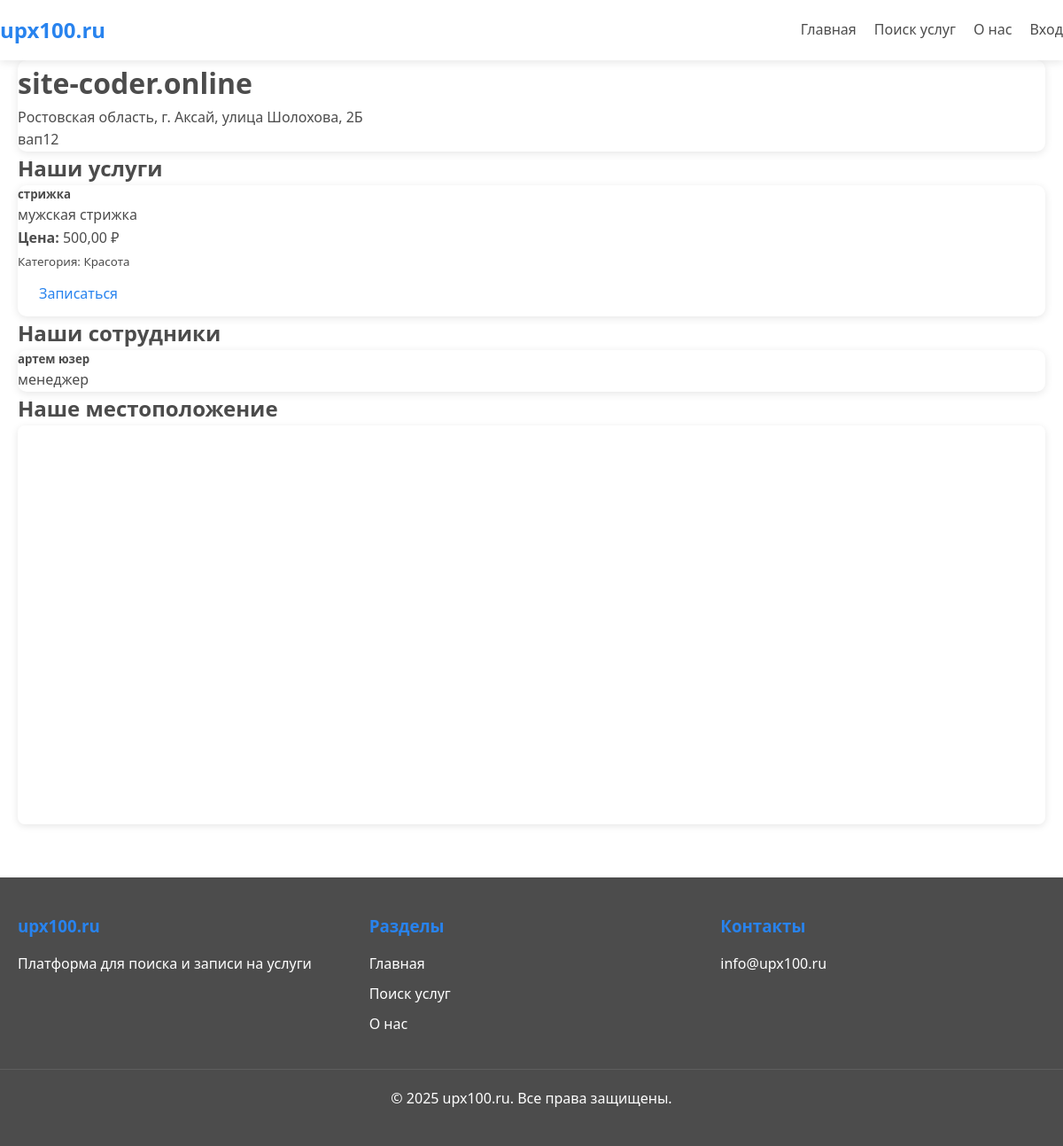
/business/company/3/, run on the app's committed database.
### business/models.py (models this page shows, shortened)
class Company(models.Model):
    owner = models.OneToOneField(settings.AUTH_USER_MODEL, on_delete=models.CASCADE, related_name='company')
    name = models.CharField(max_length=200, verbose_name="Название компании")
    description = models.TextField(blank=True, verbose_name="Описание")
    logo = models.ImageField(upload_to='company_logos/', blank=True, null=True, verbose_name="Логотип")
    photo = models.ImageField(upload_to='company_photos/', blank=True, null=True, verbose_name="Фото компании")
    address = models.CharField(max_length=300, verbose_name="Адрес")
    latitude = models.DecimalField(max_digits=9, decimal_places=6, blank=True, null=True, verbose_name="Широта")
    longitude = models.DecimalField(max_digits=9, decimal_places=6, blank=True, null=True, verbose_name="Долгота")
    phone = models.CharField(max_length=20, blank=True, verbose_name="Телефон")
    email = models.EmailField(blank=True, verbose_name="Email")
    is_verified = models.BooleanField(default=False, verbose_name="Проверена модератором")
    created_at = models.DateTimeField(auto_now_add=True)
    updated_at = models.DateTimeField(auto_now=True)
    class Meta:
        verbose_name = "Компания"
        verbose_name_plural = "Компании"

class Service(models.Model):
    STATUS_CHOICES = [
        ('draft', 'Черновик'),
        ('active', 'Активна'),
        ('inactive', 'Неактивна (неоплата)'),
        ('pending_payment', 'Ожидает оплаты'),
    ]
    company = models.ForeignKey(Company, on_delete=models.CASCADE, related_name='services', verbose_name="Компания")
    category = models.ForeignKey('companies.Category', on_delete=models.SET_NULL, null=True, blank=True,
                                  related_name='business_services', verbose_name="Категория")
    subcategory = models.ForeignKey('companies.Subcategory', on_delete=models.SET_NULL, null=True, blank=True,
                                  related_name='business_services', verbose_name="Подкатегория")
    employees = models.ManyToManyField(Employee, related_name='services', verbose_name="Сотрудники")
    name = models.CharField(max_length=200, verbose_name="Название услуги")
    description = models.TextField(blank=True, verbose_name="Описание")
    price = models.DecimalField(max_digits=10, decimal_places=2, verbose_name="Цена (руб)")
    duration = models.PositiveIntegerField(help_text="Длительность в минутах", verbose_name="Длительность (мин)", null=True, blank=True)
    photo = models.ImageField(upload_to='service_photos/', blank=True, null=True, verbose_name="Фото услуги")
    status = models.CharField(max_length=20, choices=STATUS_CHOICES, default='draft', verbose_name="Статус")
    created_at = models.DateTimeField(auto_now_add=True)
    updated_at = models.DateTimeField(auto_now=True)
    payment_amount = models.DecimalField(max_digits=10, decimal_places=2, default=0, verbose_name="Сумма оплаты (руб/мес)")
    payment_due_date = models.DateTimeField(null=True, blank=True, verbose_name="Дата окончания оплаты")
    last_payment_date = models.DateTimeField(null=True, blank=True, verbose_name="Дата последней оплаты")
    class Meta:
        verbose_name = "Услуга"
        verbose_name_plural = "Услуги"

class Employee(models.Model):
    company = models.ForeignKey(Company, on_delete=models.CASCADE, related_name='employees', verbose_name="Компания")
    user = models.OneToOneField(settings.AUTH_USER_MODEL, on_delete=models.CASCADE, related_name='employee_profile')
    position = models.CharField(max_length=100, blank=True, verbose_name="Должность")
    phone = models.CharField(max_length=20, blank=True, verbose_name="Телефон")
    is_active = models.BooleanField(default=True, verbose_name="Активен")
    created_at = models.DateTimeField(auto_now_add=True)
    class Meta:
        verbose_name = "Сотрудник"
        verbose_name_plural = "Сотрудники"
        unique_together = ['company', 'user']
    @property
    def name(self):
        return self.user.get_full_name() or self.user.email

### companies/models.py (models this page shows, shortened)
class Category(models.Model):
    name = models.CharField(
        max_length=100,
        unique=True,
        verbose_name='Название категории'
    )
    slug = models.SlugField(
        max_length=100,
        unique=True,
        verbose_name='Слаг'
    )
    icon = models.ImageField(
        upload_to='categories/icons/',
        blank=True,
        null=True,
        verbose_name='Иконка'
    )
    created_at = models.DateTimeField(
        auto_now_add=True,
        verbose_name='Дата создания'
    )
    class Meta:
        verbose_name = 'Категория'
        verbose_name_plural = 'Категории'
        ordering = ['name']

### accounts/models.py (models this page shows, shortened)
class User(AbstractBaseUser, PermissionsMixin):
    ROLE_CHOICES = (
        ('admin', 'Администратор'),
        ('entrepreneur', 'Предприниматель'),
        ('employee', 'Сотрудник'),
    )
    email = models.EmailField('Email', unique=True)
    first_name = models.CharField('Имя', max_length=30, blank=True)
    last_name = models.CharField('Фамилия', max_length=30, blank=True)
    phone = models.CharField('Телефон', max_length=20, blank=True)
    role = models.CharField('Роль', max_length=20, choices=ROLE_CHOICES, default='entrepreneur')
    is_staff = models.BooleanField('Статус сотрудника', default=False)
    is_active = models.BooleanField('Активен', default=True)
    date_joined = models.DateTimeField('Дата регистрации', default=timezone.now)
    objects = UserManager()
    USERNAME_FIELD = 'email'
    REQUIRED_FIELDS = []
    class Meta:
        verbose_name = 'Пользователь'
        verbose_name_plural = 'Пользователи'
    def get_full_name(self):
        return f"{self.first_name} {self.last_name}".strip() or self.email

### business/views.py (the view)
# urls.py: path('company/<int:company_id>/', views.company_public_profile_view, name='company_public_profile'),
def company_public_profile_view(request, company_id):
    company = get_object_or_404(Company, pk=company_id, is_verified=True)
    services = company.services.filter(status='active').select_related('category', 'subcategory')
    employees = company.employees.filter(is_active=True)
    latitude = float(company.latitude) if company.latitude else None
    longitude = float(company.longitude) if company.longitude else None
    context = {
        'company': company,
        'services': services,
        'employees': employees,
        'latitude': latitude,
        'longitude': longitude,
    }
    return render(request, 'business/company_public_profile.html', context)

### templates/business/company_public_profile.html (shortened to what this page needs)
{% extends 'base.html' %}
{% block content %}
<div class="container mt-4">
    <div class="card mb-4">
        <div class="card-body text-center">
            <h1 class="card-title">{{ company.name }}</h1>
            <p class="text-muted"> {{ company.address }}</p>
            {% if company.description %}
                <p class="card-text">{{ company.description }}</p>
            {% endif %}
        </div>
    </div>
    <div class="mb-4">
        <h2>Наши услуги</h2>
        {% if services %}
            <div class="row">
                {% for service in services %}
                <div class="col-md-6 col-lg-4 mb-3">
                    <div class="card h-100">
                        <div class="card-body">
                            <h5 class="card-title">{{ service.name }}</h5>
                            <p class="card-text text-muted">{{ service.description|truncatewords:15 }}</p>
                            <p class="card-text"><strong>Цена:</strong> {{ service.price }} ₽</p>
                            <p class="card-text"><small class="text-muted">Категория: {{ service.category.name }}</small></p>
                            <a href="{% url 'client:service_detail' service_id=service.pk %}" class="btn btn-primary">Записаться</a>
                        </div>
                    </div>
                </div>
                {% endfor %}
            </div>
        {% else %}
            <p class="text-muted">Услуги пока не добавлены.</p>
        {% endif %}
    </div>
    <div class="mb-4">
        <h2>Наши сотрудники</h2>
        {% if employees %}
            <div class="row">
                {% for employee in employees %}
                <div class="col-md-6 col-lg-4 mb-3">
                    <div class="card">
                        <div class="card-body text-center">
                            <h5 class="card-title">{{ employee.name }}</h5>
                            <p class="card-text text-muted">{{ employee.position|default:"Специалист" }}</p>
                        </div>
                    </div>
                </div>
                {% endfor %}
            </div>
        {% else %}
            <p class="text-muted">Сотрудники пока не добавлены.</p>
        {% endif %}
    </div>
    {% if latitude and longitude %}
    <div class="mb-4">
        <h2 class="mb-3">Наше местоположение</h2>
        <div id="map" style="height: 450px; width: 100%; border-radius: 8px; box-shadow: 0 2px 8px rgba(0,0,0,0.1);"></div>
    </div>
    {% endif %}
</div>
{% endblock %}

### static/css/style.css (style rules this page uses)
:root { --color-white: #ffffff; --color-blue: #2883EE; --color-green: #6EC76A; --color-text: #4C4C4C; --color-bg: #ffffff; --color-border: #e0e0e0; }
* { margin: 0; padding: 0; box-sizing: border-box; }
body { font-family: 'Segoe UI', Tahoma, Geneva, Verdana, sans-serif; background-color: var(--color-bg); color: var(--color-text); line-height: 1.6; }
a { text-decoration: none; color: var(--color-blue); transition: color 0.3s ease; }
.container { max-width: 1200px; margin: 0 auto; padding: 0 20px; }
.btn { display: inline-block; padding: 12px 24px; border: none; border-radius: 5px; cursor: pointer; font-size: 16px; font-weight: 500; transition: all 0.3s ease; text-align: center; }
.card { background-color: var(--color-white); border-radius: 10px; box-shadow: 0 2px 10px rgba(0, 0, 0, 0.1); overflow: hidden; transition: transform 0.3s ease, box-shadow 0.3s ease; }

### data on the page
Company: name "site-coder.online", address "Ростовская область, г. Аксай, улица Шолохова, 2Б", description "вап12"
Service: name "стрижка", description "мужская стрижка", price "500,00", category.name "Красота"
Employee: name "артем юзер", position "менеджер"
